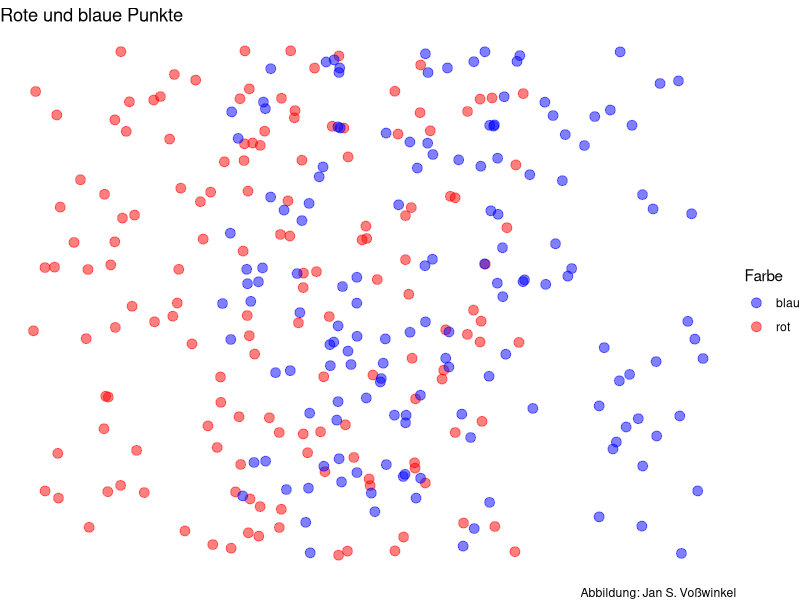

Write R code to recreate this figure.
## ---- chunk 1
#| message: false
#| warning: false

library(tidyverse)


set.seed(123)
Anzahl <- 150

df <- data.frame(Farbe=c(rep("rot", Anzahl), rep("blau", Anzahl))
) %>% mutate(x=(ifelse(Farbe=="rot", 0, 1)),
              y=0)
# head(df)

df %>% ggplot(aes(x,y, color=Farbe))+
geom_jitter(width= 1.3, alpha=.5, size=3)+
scale_color_manual(values=c("blue", "red"))+
theme_void()+
labs(title="Rote und blaue Punkte",
     caption="Abbildung: Jan S. Voßwinkel")
